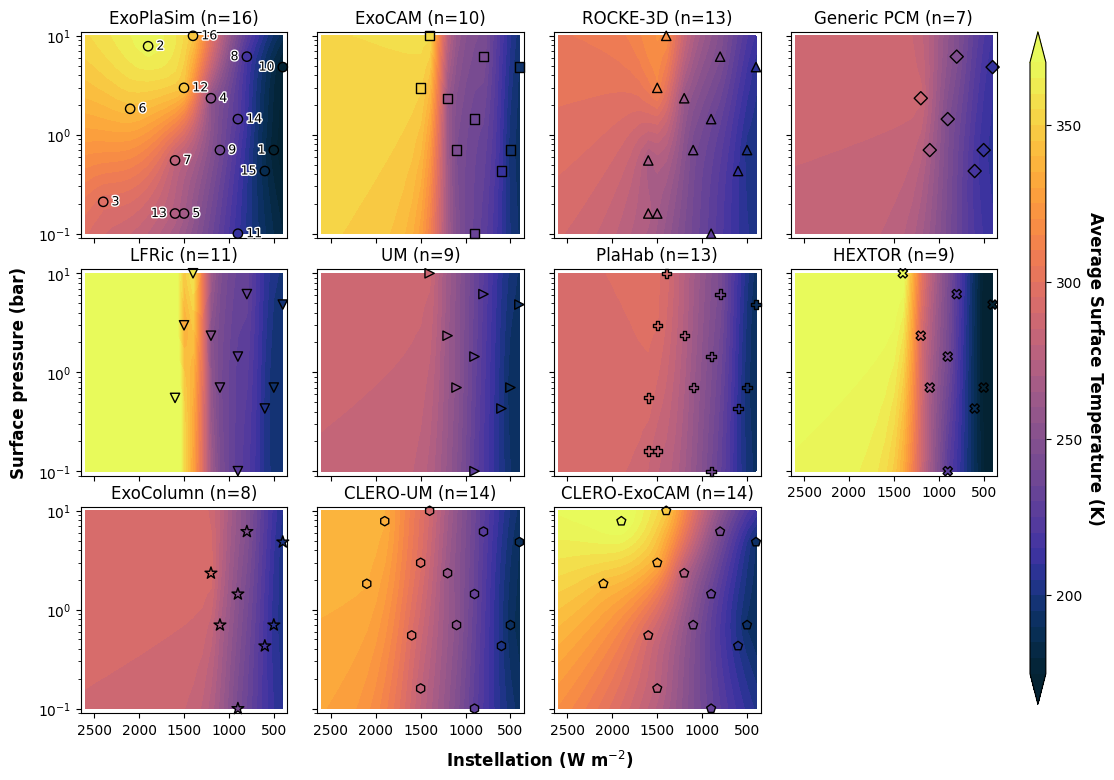

Write the Python code that produced this figure.
import sys
import numpy as np
import matplotlib.pyplot as plt
import cmocean

from matplotlib.transforms import offset_copy
from matplotlib import patheffects
from pykrige.ok import OrdinaryKriging
from slide_halves import save_halves
import um_clero as uc

# Axis labels in bold, and set a little clear of the tick labels
plt.rcParams[ 'axes.labelweight' ] = 'bold'
plt.rcParams[ 'axes.labelpad' ]    = 8

# ─── Variable configuration ──────────────────────────────────────────────────
cm              = cmocean.cm.thermal
contourmin      = 175.0
contourmax      = 370.0
cinterval       = 40
cbar_label      = 'Average Surface Temperature (K)'
cbar_ticks      = np.arange( 200, 370, 50 )
# ─────────────────────────────────────────────────────────────────────────────

runawaytemp = 600.0
fluxscale   = 100

flux = np.arange( 400, 2700, 100 ) / fluxscale
pn2  = np.array( [ 0.10, 0.13, 0.16, 0.21, 0.26, 0.34, 0.43, 0.55, 0.70, 0.89, 1.13, 1.44, 1.83, 2.34, 2.98, 3.79, 4.83, 6.16, 7.85, 10.0 ] )

# QMC sequence 1 + sequence 2
flux1 = np.array( [ 500, 1900, 2400, 1200, 1500, 2100, 1600, 800, 1100, 400, 900, 1500, 1600, 900, 600, 1400 ] ) / fluxscale
pres1 = np.array( [ 0.70, 7.85, 0.21, 2.34, 0.16, 1.83, 0.55, 6.16, 0.70, 4.83, 0.10, 2.98, 0.16, 1.44, 0.43, 10.0 ] )

# Average Surface Temperature (K)
plasim  = np.array( [ 176.0, 368.2, 296.6, 254.0, 265.7, 343.1, 279.7, 215.9, 239.9, 172.8, 211.3, 345.7, 272.9, 224.5, 186.3, 346.3 ] )
exocam  = np.array( [ 196.8, runawaytemp, runawaytemp, 260.0, runawaytemp, runawaytemp, runawaytemp, 243.8, 244.8, 194.1, 234.0, 350.9, runawaytemp, 236.8, 211.5, 356.7 ] )
rocke3d = np.array( [ 202.8284, runawaytemp, runawaytemp, 260.1185, 265.88116, runawaytemp, 267.7272, 245.91597, 241.83368, 207.4544, 228.07162, 313.99902, 271.92654, 236.30406, 210.50339, 319.25085 ] )
plahab  = np.array( [ 196.3, runawaytemp, runawaytemp, 273.2, 281.4, runawaytemp, 293.0, 242.9, 260.8, 190.1, 240.0, 295.3, 286.1, 246.1, 207.9, 292.7 ] )

exocam_mask  = exocam  != runawaytemp
rocke3d_mask = rocke3d != runawaytemp
plahab_mask  = plahab  != runawaytemp

exocam_flux1  = flux1[ exocam_mask ];  exocam_pres1  = pres1[ exocam_mask ];  exocam_stable  = exocam[ exocam_mask ]
rocke3d_flux1 = flux1[ rocke3d_mask ]; rocke3d_pres1 = pres1[ rocke3d_mask ]; rocke3d_stable = rocke3d[ rocke3d_mask ]
plahab_flux1  = flux1[ plahab_mask ];  plahab_pres1  = pres1[ plahab_mask ];  plahab_stable  = plahab[ plahab_mask ]

pcm = np.array( [ 210.9195445942203, 286.7294656230531, 246.76730657647218, 266.5987224285321, 210.69131033681012, 246.04296230476365, 217.2519558970929 ] )
pcm_flux1 = np.array( [ 500, 1200, 800, 1100, 400, 900, 600 ] ) / fluxscale
pcm_pres1 = np.array( [ 0.70, 2.34, 6.16, 0.70, 4.83, 1.44, 0.43 ] )

lfric       = np.array( [ 195.37, 251.48, 400.52, 231.83, 241.35, 197.81, 227.52, 333.20, 228.84, 203.64, 361.70 ] )
lfric_flux1 = np.array( [ 500, 1200, 1600, 800, 1100, 400, 900, 1500, 900, 600, 1400 ] ) / fluxscale
lfric_pres1 = np.array( [ 0.70, 2.34, 0.55, 6.16, 0.70, 4.83, 0.10, 2.98, 1.44, 0.43, 10.00 ] )

# HEXTOR, cases 1, 4, 8, 9, 10, 11, 14, 15, 16, from its RH 0.8 resubmission
# (2026-09-16). The other seven are runaways beyond the radiative lookup table.
# Case 16 was treated as a runaway at 465.18 K, above the table and ~100 K over
# every other model; it is now 376.07 K, inside the table and 14 K above the
# warmest other model, though its day side is still near the runaway plateau of
# the outgoing longwave and the archive README calls it less certain.
hextor       = np.array( [ 173.10, 292.22, 224.40, 267.86, 152.42, 225.52, 241.46, 188.62, 376.07 ] )
hextor_flux1 = np.array( [ 500, 1200, 800, 1100, 400, 900, 900, 600, 1400 ] ) / fluxscale
hextor_pres1 = np.array( [ 0.70, 2.34, 6.16, 0.70, 4.83, 0.10, 1.44, 0.43, 10.00 ] )

# ExoColumn, cases 1, 4, 8, 9, 10, 11, 14, 15. The other eight are incipient
# runaways: no steady state exists at that (S, p), so the RCE loop never closes.
exocolumn       = np.array( [ 206.98, 293.26, 248.49, 269.66, 201.36, 242.60, 251.63, 216.92 ] )
exocolumn_flux1 = np.array( [ 500, 1200, 800, 1100, 400, 900, 900, 600 ] ) / fluxscale
exocolumn_pres1 = np.array( [ 0.70, 2.34, 6.16, 0.70, 4.83, 0.10, 1.44, 0.43 ] )

# Each model's stable samples as ( instellation, pressure, temperature ), in
# panel order: by model class, ending with the two one-dimensional models.
MODELS = {
    'ExoPlaSim':   ( flux1,           pres1,           plasim         ),
    'ExoCAM':      ( exocam_flux1,    exocam_pres1,    exocam_stable  ),
    'ROCKE-3D':    ( rocke3d_flux1,   rocke3d_pres1,   rocke3d_stable ),
    'Generic PCM': ( pcm_flux1,       pcm_pres1,       pcm            ),
    'LFRic':       ( lfric_flux1,     lfric_pres1,     lfric          ),
    'UM':          ( uc.um_flux/fluxscale, uc.um_pres, uc.um_temp ),
    'PlaHab':      ( plahab_flux1,    plahab_pres1,    plahab_stable  ),
    'HEXTOR':      ( hextor_flux1,    hextor_pres1,    hextor         ),
    'ExoColumn':   ( exocolumn_flux1, exocolumn_pres1, exocolumn      ),
    'CLERO-UM':     ( uc.clero_flux/fluxscale, uc.clero_pres, uc.clero_um_temp ),
    'CLERO-ExoCAM': ( uc.clero_flux/fluxscale, uc.clero_pres, uc.clero_exocam_temp ),
}

# With --gcm, only the five full-complexity GCMs are drawn, dropping ExoPlaSim,
# PlaHab, the two one-dimensional models and the CLERO emulator.
GCM = '--gcm' in sys.argv
if GCM:
    MODELS = { name: m for name, m in MODELS.items() if name in ( 'ExoCAM', 'ROCKE-3D', 'Generic PCM', 'LFRic', 'UM' ) }

# With --common, every model is kriged from only the sample points at which all
# models shown reached a steady state, so the panels differ in the models and
# not in where each one was sampled. The set is computed rather than listed, so
# it follows the arrays above; for all eight models, and for the GCMs alone, it
# is Cases 1, 4, 8, 9, 10, 14 and 15. The anisotropy ratios are left at the
# values fitted on each model's full set of cases.
#
# With --stacked, the full figure is drawn above the common-case one, each set
# under its own header and with its own colorbar, the common cases on a color
# range fitted to their samples.
COMMON  = '--common' in sys.argv
STACKED = '--stacked' in sys.argv
outname = 'fig_interpolation_temp' + ( '_gcm' if GCM else '' ) + ( '_stacked' if STACKED else '_common' if COMMON else '' )

def _at( f, p, fs, ps ):
    return np.isclose( fs, f ) & np.isclose( ps, p )

def restrict_to_common( models ):
    common = np.array( [ all( _at( f, p, fs, ps ).any() for fs, ps, _ in models.values() )
                         for f, p in zip( flux1, pres1 ) ] )
    cases  = ( np.where( common )[ 0 ] + 1 ).tolist()
    print( 'cases stable in every model shown:', cases )
    restricted = {}
    for name, ( fs, ps, vals ) in models.items():
        m = np.array( [ common[ _at( f, p, flux1, pres1 ) ].any() for f, p in zip( fs, ps ) ] )
        restricted[ name ] = ( fs[ m ], ps[ m ], vals[ m ] )
    return restricted, cases

# A view is the grid a set of panels is kriged on, its axis limits and its
# color range; neither view is hatched for kriging σ. The full view covers the
# whole parameter space. The zoomed view, used for the common cases, spans only
# the instellation and pressure its samples cover, padded by 50 W/m2 and 10% as
# the full axes are, since beyond that the kriging merely carries the edge
# values outward. It is kriged on a finer grid so the contours stay smooth; the
# normalization below still uses the full grid, which the anisotropy ratios were
# fitted on.
def full_view():
    return dict( flux_grid=flux, pres_grid=pn2, plain_ticks=False,
                 xlim=[ max( flux*fluxscale ) + 50, min( flux*fluxscale ) - 50 ], xticks=[ 2500, 2000, 1500, 1000, 500 ],
                 ylim=[ min( pn2 )*0.9, max( pn2 )*1.1 ],
                 cmin=contourmin, cmax=contourmax, cticks=cbar_ticks )

# A color range fitted to the samples shown, rounded out to 10 K and ticked
# every 25 K, for a block that has a colorbar of its own
def fitted_colors( models ):
    vals_shown = np.concatenate( [ vals for _, _, vals in models.values() ] )
    cmin = 10*np.floor( vals_shown.min()/10 )
    cmax = 10*np.ceil( vals_shown.max()/10 )
    return dict( cmin=cmin, cmax=cmax, cticks=np.arange( 25*np.ceil( cmin/25 ), cmax + 1, 25 ) )

def zoomed_view( models ):
    fs_shown  = np.concatenate( [ fs for fs, _, _ in models.values() ] )
    ps_shown  = np.concatenate( [ ps for _, ps, _ in models.values() ] )
    flux_grid = np.linspace( fs_shown.min() - 0.5, fs_shown.max() + 0.5, 41 )
    pres_grid = np.geomspace( ps_shown.min()*0.9, ps_shown.max()*1.1, 41 )
    return dict( flux_grid=flux_grid, pres_grid=pres_grid, plain_ticks=True,
                 xlim=[ max( flux_grid*fluxscale ), min( flux_grid*fluxscale ) ], xticks=[ 1100, 900, 700, 500 ],
                 ylim=[ min( pres_grid ), max( pres_grid ) ],
                 cmin=contourmin, cmax=contourmax, cticks=cbar_ticks )

# Each block is ( header, models, view ), drawn as rows of four panels. Stacked,
# each block has its own colorbar and the common cases get a narrower color
# range. Since 3x4 blocks (2026-10-09) the paper prints the two blocks as
# separate figures, so --common alone takes the fitted range as well.
if STACKED or COMMON:
    common_models, _ = restrict_to_common( MODELS )
    common_block = ( 'Common Cases',
                     common_models, zoomed_view( common_models ) )
    common_block[ 2 ].update( fitted_colors( common_models ) )
if STACKED:
    blocks = [ ( 'All Cases', MODELS, full_view() ), common_block ]
elif COMMON:
    blocks = [ common_block ]
else:
    blocks = [ ( None, MODELS, full_view() ) ]

# Kriging anisotropy, fitted per model by leave-one-out cross-validation in
# fit_anisotropy.py. pykrige scales the second coordinate, which here is
# normalized instellation, so a value of s means one unit of normalized
# instellation counts s times a unit of normalized log-pressure. Isotropic
# kriging (s = 1) asserts the two axes are equally informative, which is false
# for temperature: rerun fit_anisotropy.py after any resubmission.
ANISO = {
    'ExoCAM':       10,
    'ROCKE-3D':     4,
    'ExoPlaSim':    2,
    'PlaHab':       10,
    'LFRic':        15,
    'Generic PCM':  5,
    'HEXTOR':       10,
    'ExoColumn':    7,
    'UM':           10,
    'CLERO-UM':     5,
    'CLERO-ExoCAM': 1.5,
}

# Normalize both axes to [0, 1] for kriging so distance metric is balanced
log_pn2  = np.log( pn2 )
lpn2_min, lpn2_max = log_pn2.min(), log_pn2.max()
flux_min, flux_max = flux.min(), flux.max()

def norm_pres( p ):
    return ( np.log( p ) - lpn2_min ) / ( lpn2_max - lpn2_min )

def norm_flux( f ):
    return ( f - flux_min ) / ( flux_max - flux_min )

def krige( name, fs, ps, vals, view ):
    OK = OrdinaryKriging(
        norm_pres( ps ),
        norm_flux( fs ),
        vals,
        anisotropy_scaling=ANISO[ name ],
        variogram_model="linear",
        verbose=False,
        enable_plotting=False,
        exact_values=True,
    )
    return OK.execute( "grid", norm_pres( view[ 'pres_grid' ] ), norm_flux( view[ 'flux_grid' ] ) )

marker_edge = 'k'

# Each model's sample points take its marker from Figure 2 (fig_energy_balance.py),
# filled here by the simulated value rather than the model's color. The star is
# drawn larger so that it reads at the same weight as the other shapes, and no
# marker is clipped at the panel edge, where a cut shape would be hard to name.
MARKER = { 'ExoPlaSim': 'o', 'ExoCAM': 's', 'ROCKE-3D': '^', 'Generic PCM': 'D',
           'LFRic': 'v', 'PlaHab': 'P', 'HEXTOR': 'X', 'ExoColumn': '*',
           **{ name: st[ 'marker' ] for name, st in uc.STYLE.items() } }
MARKER_SIZE = { '*': 80 }

# ExoPlaSim is stable at all sixteen cases, so its panels carry the case numbers.
# Labels sit to the right of each marker, except where that would crowd a
# neighbor or run off the panel.
labeled_model = 'ExoPlaSim'
label_left    = { 1, 8, 10, 13, 15 }

def label_cases( ax, fs, ps ):
    for f, p in zip( fs, ps ):
        case = np.where( _at( f, p, flux1, pres1 ) )[ 0 ][ 0 ] + 1
        left = case in label_left
        ax.annotate( str( case ), ( f*fluxscale, p ), xytext=( -6 if left else 6, 0 ), textcoords='offset points',
                     ha='right' if left else 'left', va='center', fontsize=9,
                     path_effects=[ patheffects.withStroke( linewidth=2, foreground='w' ) ] )

def setup_panel( ax, title, view ):
    ax.set_title( title, fontsize=12 )
    ax.tick_params( axis='both', labelsize=10 )
    ax.set_yscale( 'log' )
    ax.set_xlim( view[ 'xlim' ] )
    ax.set_xticks( view[ 'xticks' ] )
    ax.set_ylim( view[ 'ylim' ] )
    ax.set_box_aspect( 1 )
    ax.apply_aspect()
    if view[ 'plain_ticks' ]:
        # Under a decade of pressure holds only one power of ten, so label plain values
        ax.set_yticks( [ 0.5, 1, 2, 5 ], labels=[ '0.5', '1', '2', '5' ] )
        ax.yaxis.set_minor_formatter( plt.NullFormatter() )

def draw_panel( ax, name, fs, ps, vals, view ):
    z, _ = krige( name, fs, ps, vals, view )
    xv, yv = np.meshgrid( view[ 'pres_grid' ], view[ 'flux_grid' ] )
    levels = np.linspace( view[ 'cmin' ], view[ 'cmax' ], cinterval )
    cf = ax.contourf( yv*fluxscale, xv, z, cmap=cm, levels=levels, extend='both' )
    ax.scatter( fs*fluxscale, ps, c=vals, cmap=cm, vmin=view[ 'cmin' ], vmax=view[ 'cmax' ], marker=MARKER[ name ],
                s=MARKER_SIZE.get( MARKER[ name ], 45 ), edgecolors=marker_edge, clip_on=False )
    if name == labeled_model:
        label_cases( ax, fs, ps )
    setup_panel( ax, f'{name} (n={len(vals)})', view )
    return cf

# Every panel in a block shares one view, so the axes are labeled once per
# block: pressure to the left of it, instellation under its bottom row, and
# tick labels only along its outer edges. A panel keeps its instellation tick
# labels when the one below it is an empty "No data" slot.
def label_block( fig, axs ):
    for ( r, c ), ax in np.ndenumerate( axs ):
        if c > 0:
            ax.tick_params( labelleft=False )
        if r < axs.shape[ 0 ] - 1 and axs[ r + 1, c ].axison:
            ax.tick_params( labelbottom=False )
    top_left, bottom_right = axs[ 0, 0 ].get_position(), axs[ -1, -1 ].get_position()
    fig.text( top_left.x0, ( top_left.y1 + bottom_right.y0 )/2, 'Surface pressure (bar)',
              rotation=90, ha='right', va='center', fontsize=12, fontweight='bold',
              transform=offset_copy( fig.transFigure, fig=fig, x=-38, units='points' ) )
    fig.text( ( top_left.x0 + bottom_right.x1 )/2, bottom_right.y0, 'Instellation (W m$^{-2}$)',
              ha='center', va='top', fontsize=12, fontweight='bold',
              transform=offset_copy( fig.transFigure, fig=fig, y=-25, units='points' ) )

def add_colorbar( fig, cf, rect, view ):
    cax = fig.add_axes( rect )
    cb = fig.colorbar( cf, cax=cax, extend='both', ticks=view[ 'cticks' ] )
    cb.ax.tick_params( labelsize=10 )
    cb.ax.get_yaxis().labelpad = 16
    cb.set_label( cbar_label, rotation=270, fontsize=12 )

#--------------------------------------------------------------------
# Panels: rows of four, with the colorbar alongside rather than occupying a
# panel slot. Each block is three rows for the eleven models, the last slot
# empty, or one for the GCMs, so panels keep the same size.

nrows = -( -len( MODELS ) // 4 )
if len( blocks ) == 1:
    _, models, view = blocks[ 0 ]
    fig, axs = plt.subplots( nrows, 4, figsize=(12.2, 2.95*nrows), squeeze=False )
    for ax, ( name, ( fs, ps, vals ) ) in zip( axs.flat, models.items() ):
        cf = draw_panel( ax, name, fs, ps, vals, view )
    for ax in axs.flat[ len( models ): ]:      # the unused twelfth slot
        ax.set_axis_off()
    fig.subplots_adjust( wspace=0.12, hspace=0.15, right=0.88 )
    label_block( fig, axs )
    add_colorbar( fig, cf, [ 0.905, 0.12, 0.013, 0.76 ], view )
else:
    # Blocks one above another, each under a bold header and with a colorbar
    # of its own spanning its rows
    fig   = plt.figure( figsize=(12.2, 6.87*nrows) )
    outer = fig.add_gridspec( len( blocks ), 1, hspace=0.33, right=0.88 )
    above = offset_copy( fig.transFigure, fig=fig, y=23, units='points' )
    for b, ( header, models, view ) in enumerate( blocks ):
        axs = outer[ b ].subgridspec( nrows, 4, wspace=0.12, hspace=0.15 ).subplots( squeeze=False )
        for ax, ( name, ( fs, ps, vals ) ) in zip( axs.flat, models.items() ):
            cf = draw_panel( ax, name, fs, ps, vals, view )
        for ax in axs.flat[ len( models ): ]:
            ax.set_axis_off()
        top_left, top_right = axs[ 0, 0 ].get_position(), axs[ 0, -1 ].get_position()
        fig.text( ( top_left.x0 + top_right.x1 )/2, top_left.y1, header, transform=above,
                  ha='center', va='bottom', fontsize=14, fontweight='bold' )
        label_block( fig, axs )
        bottom = axs[ -1, 0 ].get_position().y0
        add_colorbar( fig, cf, [ 0.905, bottom, 0.013, top_left.y1 - bottom ], view )

#--------------------------------------------------------------------
# Finalize

fig.savefig( f"{outname}.png", bbox_inches='tight' )
fig.savefig( f"{outname}.eps", bbox_inches='tight' )

# Each block on its own, for slides
if STACKED:
    save_halves( fig, outname.replace( '_stacked', '_slide' ) )
#plt.show()
